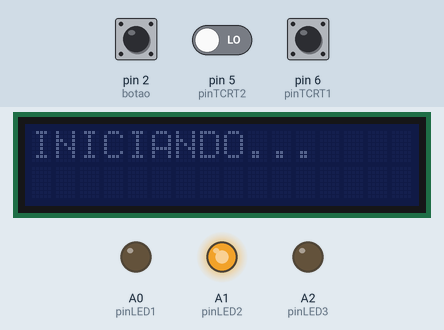
Simulated run of this sketch. Board: Arduino Uno, built with avr-gcc and run on an emulated ATmega328P. Shown: 16×2 character LCD, output pins drawn as LEDs (lit = HIGH). The inputs (shaded band) are chosen by the test bench; at power-on: pin 2 (botao) LOW, pin 5 (pinTCRT2) LOW, pin 6 (pinTCRT1) HIGH. What the sketch prints to the serial monitor is not drawn.

Above: at 3.33 s.
4.3 s: pin 2 (botao) pulled HIGH for 0.15 s
At 5.4 s:
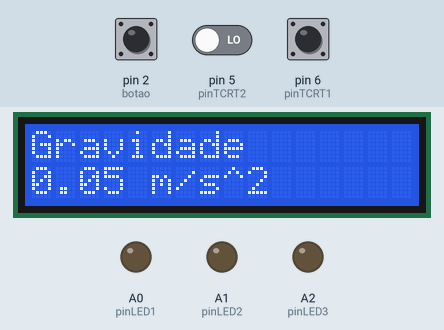
At 8.7 s:
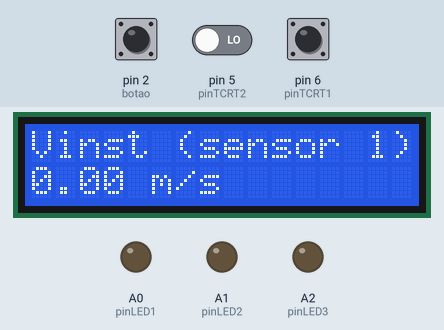
Timing chart, 0 to 21.0 s (numbered marks = the images above; inputs shaded):
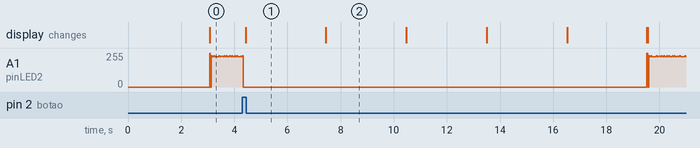

Measured:
- after the input at 4.3 s, the display: changes after 0.12 s (image 1)

The sketch:

ProjetoTCRT.ino
```cpp
// Bibliotecas inclusas
#include <Wire.h>
#include <LiquidCrystal_I2C.h>

// Definições do Display
#define endereco  0x27
#define coluna    16
#define linha     2

LiquidCrystal_I2C lcd(endereco, coluna, linha);

// Pinagem dos 3 sensores
const int pinTCRT1 = 6;
const int pinTCRT2 = 5;
const int pinTCRT3 = 3;

// Pinagem de comunicação com módulo i2c do display
const int sclDP = A4;
const int sdaDP = A5;

// Pinagem dos 3 LEDs
const int pinLED1 = A0;
const int pinLED2 = A1;
const int pinLED3 = A2;

// Pinagem do botão tátil
const int botao = 2;

// Declaração de variáveis
const float spc = 0.485; // Variação de espaço (DELTA S) entre os sensores 1 e 2 = 2 e 3

float t1 = 0; // Declaração da variável tempo (momento sensor 1)
float t2 = 0; // Declaração da variável tempo (momento sensor 2)
float t3 = 0; // Declaração da variável tempo (momento sensor 3)
float deltat1 = 0; // Declaração da variável tempo entre os sensores 1 e 2
float deltat2 = 0; // Declaração da variável tempo entre os sensores 1 e 3
float v1 = 0; // Declaração da varável volocidade sensor 1
float v2 = 0; // Declaração da varável volocidade sensor 2
float v3 = 0; // Declaração da varável volocidade sensor 3
float grav = 0; // Declaração da variável gravidade
float erro = 0; // Declaração da variável margem de erro

void setup() {
  Serial.begin(9600);
  lcd.init();
  Serial.println("iniciando...");
  lcd.setBacklight(HIGH);
  lcd.print("INICIANDO...");
  delay(3000);
  lcd.setBacklight(LOW);

  // Declaração de modo dos pinos
  pinMode(pinTCRT1, INPUT);
  pinMode(pinTCRT2, INPUT);
  pinMode(pinTCRT3, INPUT);
  pinMode(pinLED1, OUTPUT);
  pinMode(pinLED2, OUTPUT);
  pinMode(pinLED3, OUTPUT);
}

void loop() {

  if(digitalRead(pinTCRT1) == 0){ // Acender LED1 caso sensor1 detecte objeto
    t1 = millis(); // marcar em miliseg o ultimo momento de detecção no sensor 1
    digitalWrite(pinLED1, HIGH);
    delay(10);
    digitalWrite(pinLED1, LOW);
  }

  else if((digitalRead(pinTCRT2) == 0) && (digitalRead(pinTCRT1) == 1)){ // Acender LED2 caso sensor2 detecte objeto
    t2 = millis(); // marcar em miliseg o ultimo momento de detecção no sensor 2
    digitalWrite(pinLED2, HIGH);
    delay(10);
    digitalWrite(pinLED2, LOW);
  }

  else if((digitalRead(pinTCRT3) == 0) && (digitalRead(pinTCRT2) == 1)){ // Acender LED3 caso sensor3 detecte objeto
    t3 = millis(); // marcar em miliseg o ultimo momento de detecção no sensor 3
    digitalWrite(pinLED3, HIGH);
    delay(10);
    digitalWrite(pinLED3, LOW);
  }

  // Cáculos finais
  deltat1 = (t2 - t1)/1000.00; // Variação de tempo entre os sensores 1 e 2
  deltat2 = (t3 - t1)/1000.00; // Variação de tempo entre os sensores 1 e 2
  grav = 2 * spc / pow((deltat1 + 0.01), 2); // Foi somado ao intervalo de tempo, o delay do LED
  v1 = 0; // Velocidade inicia é 0, o objeto precisa ser solto em repouso
  v2 = grav * (deltat1 + 0.01); // Valor da velocidade no sensor 2
  v3 = grav * (deltat2 + 0.02); // Valor da velocidade no sensor 3
  erro = ((grav - 9.8) / 9.8) * 100; // Margem de erro em relação a gravidade conhecida (9,8 m/s2)

  if(digitalRead(botao) == 1){ // Imprimir dados no display e no monitor serial quando apertar o botão
    // Impressão serial de caráter experimental 1
    Serial.print("Tempo sensor 1: ");
    Serial.println(deltat1 + 0.01);
    Serial.print("Tempo sensor 2: ");
    Serial.println(deltat2 + 0.02);
    Serial.println();

    // Impressão serial de caráter experimental 2
    Serial.print("DeltaS * 2 = ");
    Serial.println(spc * 2);
    Serial.print("DELTA T^2 sensor 1: ");
    Serial.println(pow((deltat1 + 0.01), 2));
    Serial.print("DELTA T^2 sensor 2: ");
    Serial.println(pow((deltat2 + 0.02), 2));
    Serial.println("=========================================");
    Serial.println();

    // Impressão final no LCD
    lcd.clear();
    lcd.setBacklight(HIGH);
    lcd.print("Gravidade");
    lcd.setCursor(0, 1);
    lcd.print(grav);
    lcd.print(" m/s^2");
    delay(3000);
    lcd.clear();
    lcd.print("Vinst (sensor 1)");
    lcd.setCursor(0, 1);
    lcd.print(v1);
    lcd.print(" m/s");
    delay(3000);
    lcd.clear();
    lcd.print("Vinst (sensor 2)");
    lcd.setCursor(0, 1);
    lcd.print(v2);
    lcd.print(" m/s");
    delay(3000);
    lcd.clear();
    lcd.print("Vinst (sensor 3)");
    lcd.setCursor(0, 1);
    lcd.print(v3);
    lcd.print(" m/s");
    delay(3000);
    lcd.clear();
    lcd.print("Margem de erro:");
    lcd.setCursor(0, 1);
    lcd.print(erro);
    lcd.print(" %");
    delay(3000);
    lcd.clear();
  }

  else{ // Apagar display quando os dados forem apresentados
    lcd.setBacklight(LOW);
  }
}
```
